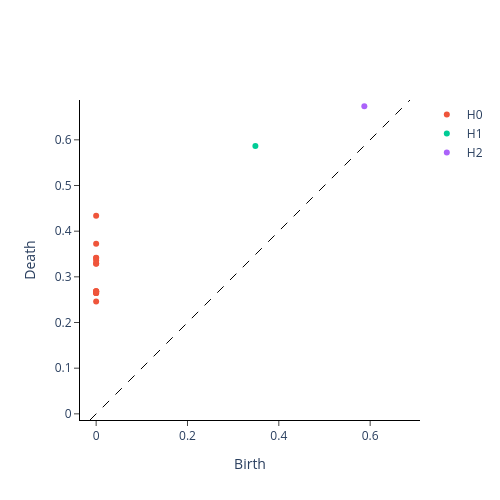

Here is the notebook cell this chart was saved with:
### Code cell
# ligand
plot_diagram(diagrams_basic_lig[0])

### Figure 1 — Plotly figure (JSON) as saved in the notebook; plotly's stock layout.template omitted (floating-point values rounded to 4 significant figures)
{"data": [{"hoverinfo": "none", "line": {"color": "black", "dash": "dash", "width": 1}, "mode": "lines", "showlegend": false, "type": "scatter", "x": [-0.01348, 0.6872], "y": [-0.01348, 0.6872]}, {"hoverinfo": "text", "hovertext": ["(0.0, 0.24611040949821472)", "(0.0, 0.26464924216270447)", "(0.0, 0.2646554708480835)", "(0.0, 0.2646607756614685)", "(0.0, 0.2685486972332001)", "(0.0, 0.2685551345348358)", "(0.0, 0.26856639981269836)", "(0.0, 0.32841557264328003)", "(0.0, 0.3294193744659424)", "(0.0, 0.3356030583381653)", "(0.0, 0.34150171279907227)", "(0.0, 0.341736763715744)", "(0.0, 0.3722646236419678)", "(0.0, 0.43359246850013733)"], "mode": "markers", "name": "H0", "type": "scatter", "x": [0, 0, 0, 0, 0, 0, 0, 0, 0, 0, 0, 0, 0, 0], "y": [0.2461, 0.2646, 0.2647, 0.2647, 0.2685, 0.2686, 0.2686, 0.3284, 0.3294, 0.3356, 0.3415, 0.3417, 0.3723, 0.4336]}, {"hoverinfo": "text", "hovertext": ["(0.34869569540023804, 0.5866402387619019)"], "mode": "markers", "name": "H1", "type": "scatter", "x": [0.3487], "y": [0.5866]}, {"hoverinfo": "text", "hovertext": ["(0.5872538089752197, 0.6737723350524902)"], "mode": "markers", "name": "H2", "type": "scatter", "x": [0.5873], "y": [0.6738]}], "layout": {"height": 500, "plot_bgcolor": "white", "width": 500, "xaxis": {"autorange": false, "exponentformat": "e", "linecolor": "black", "linewidth": 1, "mirror": false, "range": [-0.01348, 0.6872], "showexponent": "all", "showline": true, "side": "bottom", "ticks": "outside", "title": {"text": "Birth"}, "type": "linear", "zeroline": true}, "yaxis": {"autorange": false, "exponentformat": "e", "linecolor": "black", "linewidth": 1, "mirror": false, "range": [-0.01348, 0.6872], "scaleanchor": "x", "scaleratio": 1, "showexponent": "all", "showline": true, "side": "left", "ticks": "outside", "title": {"text": "Death"}, "type": "linear", "zeroline": true}}}
